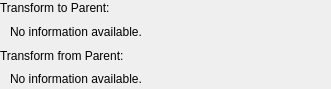
<?xml version="1.0" encoding="UTF-8"?>
<ui version="4.0">
 <class>qMRMLTransformInfoWidget</class>
 <widget class="QWidget" name="qMRMLTransformInfoWidget">
  <property name="geometry">
   <rect>
    <x>0</x>
    <y>0</y>
    <width>331</width>
    <height>89</height>
   </rect>
  </property>
  <property name="windowTitle">
   <string>Transform Information</string>
  </property>
  <layout class="QVBoxLayout" name="verticalLayout_2">
   <property name="margin">
    <number>0</number>
   </property>
   <item>
    <widget class="QLabel" name="label">
     <property name="text">
      <string>Transform to Parent:</string>
     </property>
    </widget>
   </item>
   <item>
    <layout class="QHBoxLayout" name="horizontalLayout">
     <item>
      <spacer name="horizontalSpacer">
       <property name="orientation">
        <enum>Qt::Horizontal</enum>
       </property>
       <property name="sizeType">
        <enum>QSizePolicy::Fixed</enum>
       </property>
       <property name="sizeHint" stdset="0">
        <size>
         <width>10</width>
         <height>20</height>
        </size>
       </property>
      </spacer>
     </item>
     <item>
      <widget class="QLabel" name="TransformToParentInfoTextBrowser">
       <property name="text">
        <string>No information available.</string>
       </property>
       <property name="wordWrap">
        <bool>true</bool>
       </property>
      </widget>
     </item>
    </layout>
   </item>
   <item>
    <widget class="QLabel" name="label_2">
     <property name="text">
      <string>Transform from Parent:</string>
     </property>
    </widget>
   </item>
   <item>
    <layout class="QHBoxLayout" name="horizontalLayout_2">
     <item>
      <spacer name="horizontalSpacer_2">
       <property name="orientation">
        <enum>Qt::Horizontal</enum>
       </property>
       <property name="sizeType">
        <enum>QSizePolicy::Fixed</enum>
       </property>
       <property name="sizeHint" stdset="0">
        <size>
         <width>10</width>
         <height>20</height>
        </size>
       </property>
      </spacer>
     </item>
     <item>
      <widget class="QLabel" name="TransformFromParentInfoTextBrowser">
       <property name="text">
        <string>No information available.</string>
       </property>
      </widget>
     </item>
    </layout>
   </item>
  </layout>
 </widget>
 <resources/>
 <connections/>
</ui>
